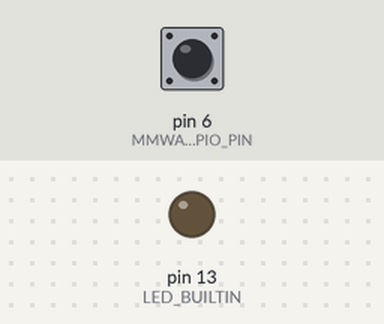
Bench run of a sketch on a simulated Arduino Uno, built with avr-gcc and run on an emulated ATmega328P. Parts: output pins drawn as LEDs (lit = HIGH). Dashed ring = blinking. Inputs (shaded band) come from the test bench; at power-on: pin 6 (MMWAVE_GPIO_PIN) LOW. The local clock reads 2024-03-15 10:24:30 at power-on unless the sketch sets it; what the sketch prints to the serial monitor is not drawn.

Above: at 1.4 s.
1.5 s: pin 6 (MMWAVE_GPIO_PIN) driven HIGH
At 2.0 s:
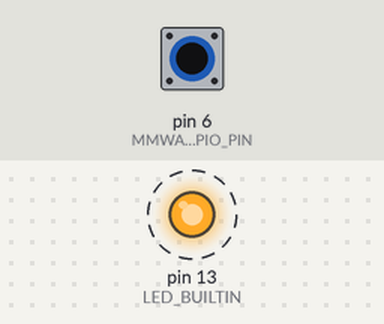
4.5 s: pin 6 (MMWAVE_GPIO_PIN) driven LOW
At 5.5 s:
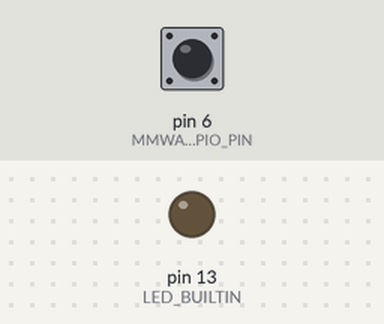
6.0 s: pin 6 (MMWAVE_GPIO_PIN) pulsed HIGH 5 times (0.12 s each, 0.3 s apart)
At 8.5 s:
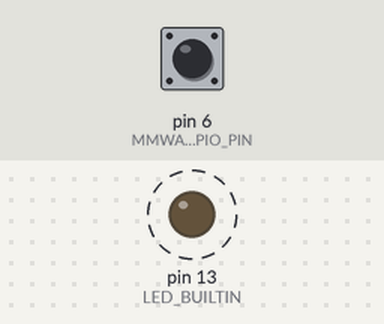
9.0 s: pin 6 (MMWAVE_GPIO_PIN) pulsed HIGH 5 times (0.12 s each, 0.3 s apart)
At 9.76 s:
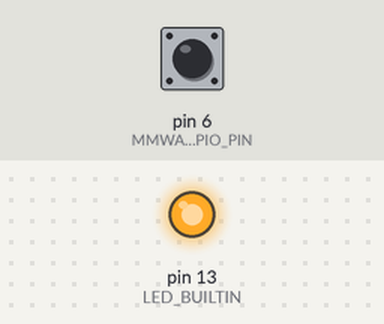
Timing chart, 0 to 12.0 s (numbered marks = the images above; inputs shaded):
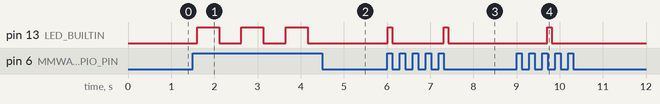

Measured:
- after the input at 1.5 s, pin 13 (LED_BUILTIN): alternates HIGH for 0.51 s and LOW for 0.51 s, starting after 0.10 s
- after the input at 4.5 s, pin 13 (LED_BUILTIN): stays LOW (without the input it goes to HIGH after 0.17 s)
- after the input at 6.0 s, pin 13 (LED_BUILTIN): alternates HIGH for 0.10 s and LOW for 1.2 s, starting at once
- after the input at 9.0 s, pin 13 (LED_BUILTIN): LOW → HIGH after 0.71 s, → LOW 0.10 s later

The sketch:

HumanPresenceWithRtc.ino
```cpp
#include <ThreeWire.h>
#include <RtcDS1302.h>

// Pin definitions for clear hardware mapping
#define RTC_CLK_PIN 5
#define RTC_DAT_PIN 4
#define RTC_RST_PIN 3
#define MMWAVE_GPIO_PIN 6

// Business hours configuration
#define WORK_START_HOUR 6    // 6:00 AM
#define WORK_END_HOUR 16     // 4:00 PM (16:00 in 24h format)

// Day of week constants (DS1302 format: Sunday=0, Monday=1, ..., Saturday=6)
#define SUNDAY 0
#define MONDAY 1
#define TUESDAY 2
#define WEDNESDAY 3
#define THURSDAY 4
#define FRIDAY 5
#define SATURDAY 6

// Initialize RTC communication
ThreeWire myWire(RTC_DAT_PIN, RTC_CLK_PIN, RTC_RST_PIN);
RtcDS1302<ThreeWire> Rtc(myWire);

// Global variables for system state tracking
bool lastPresenceState = false;
unsigned long lastDebugTime = 0;
const unsigned long DEBUG_INTERVAL = 10000; // Debug output every 10 seconds

void setup() {
  // Initialize serial communication for debugging
  Serial.begin(9600);
  Serial.println("=== Arduino Uno R4 WiFi Presence Detection System ===");
  Serial.println("Initializing components...");

  // Configure built-in LED for presence indication
  pinMode(LED_BUILTIN, OUTPUT);
  digitalWrite(LED_BUILTIN, LOW);
  Serial.println("Built-in LED initialized");

  // Configure mmWave sensor GPIO pin as input
  pinMode(MMWAVE_GPIO_PIN, INPUT);
  Serial.println("mmWave sensor GPIO configured");

  // Initialize RTC module
  initializeRTC();

  Serial.println("System initialization complete");
  Serial.println("Monitoring for presence during business hours...");
  Serial.println();
}

void loop() {
  // Get current date and time from RTC
  RtcDateTime currentTime = Rtc.GetDateTime();

  // Validate RTC data integrity
  if (!currentTime.IsValid()) {
    Serial.println("ERROR: RTC data invalid - check battery and connections");
    delay(5000);
    return;
  }

  // Check if current time falls within business hours
  bool inBusinessHours = isBusinessHours(currentTime);

  // Only process presence detection during business hours
  if (inBusinessHours) {
    bool currentPresence = isPresenceDetected();

    // Detect presence state changes for efficient processing
    if (currentPresence != lastPresenceState) {
      if (currentPresence) {
        Serial.print("PRESENCE DETECTED at ");
        printFormattedTime(currentTime);
        handlePresenceDetected();
      } else {
        Serial.print("Presence cleared at ");
        printFormattedTime(currentTime);
        digitalWrite(LED_BUILTIN, LOW);
      }
      lastPresenceState = currentPresence;
    }

    // Flash LED continuously while presence is detected
    if (currentPresence) {
      flashPresenceLED();
    }
  } else {
    // Ensure LED is off outside business hours
    digitalWrite(LED_BUILTIN, LOW);

    // Reset presence state when outside business hours
    if (lastPresenceState) {
      lastPresenceState = false;
      Serial.println("Presence monitoring paused - outside business hours");
    }
  }

  // Periodic debug output for system monitoring
  periodicDebugOutput(currentTime, inBusinessHours);

  // Small delay to prevent excessive polling while maintaining responsiveness
  delay(100);
}

void initializeRTC() {
  Serial.println("Initializing DS1302 RTC module...");

  Rtc.Begin();

  // Set initial time if RTC has lost power or is invalid
  RtcDateTime compiled = RtcDateTime(__DATE__, __TIME__);

  if (!Rtc.IsDateTimeValid()) {
    Serial.println("RTC lost confidence - setting to compile time");
    Rtc.SetDateTime(compiled);
  }

  if (Rtc.GetIsWriteProtected()) {
    Serial.println("RTC write protected - enabling writes");
    Rtc.SetIsWriteProtected(false);
  }

  if (!Rtc.GetIsRunning()) {
    Serial.println("RTC not running - starting clock");
    Rtc.SetIsRunning(true);
  }

  // Display current RTC time for verification
  RtcDateTime now = Rtc.GetDateTime();
  Serial.print("RTC initialized - Current time: ");
  printFormattedTime(now);
  Serial.println();
}

bool isBusinessHours(RtcDateTime dateTime) {
  int dayOfWeek = dateTime.DayOfWeek();
  int hour = dateTime.Hour();

  // Check if current day is Monday through Friday
  bool isBusinessDay = (dayOfWeek >= MONDAY && dayOfWeek <= FRIDAY);

  // Check if current hour is within 6 AM to 4 PM range
  bool isWorkingHour = (hour >= WORK_START_HOUR && hour < WORK_END_HOUR);

  return isBusinessDay && isWorkingHour;
}

bool isPresenceDetected() {
  // Read GPIO2 pin from mmWave sensor
  // HIGH indicates presence detected, LOW indicates no presence
  return digitalRead(MMWAVE_GPIO_PIN) == HIGH;
}

void handlePresenceDetected() {
  // Current implementation: LED flashing for proof of concept
  // In final version, replace this section with actual functionality:
  // - Bluetooth notifications
  // - Data logging
  // - External device control
  // - Network communications

  Serial.println("Executing presence response actions...");

  // Placeholder for future functionality
  // executeBluetoothNotification();
  // logPresenceEvent();
  // controlExternalDevices();
}

void flashPresenceLED() {
  // Simple LED flashing pattern for presence indication
  static unsigned long lastFlashTime = 0;
  static bool ledState = false;

  unsigned long currentMillis = millis();

  // Flash every 500ms for clear visual indication
  if (currentMillis - lastFlashTime >= 500) {
    ledState = !ledState;
    digitalWrite(LED_BUILTIN, ledState);
    lastFlashTime = currentMillis;
  }
}

void periodicDebugOutput(RtcDateTime currentTime, bool inBusinessHours) {
  unsigned long currentMillis = millis();

  if (currentMillis - lastDebugTime >= DEBUG_INTERVAL) {
    Serial.println("--- System Status ---");
    Serial.print("Current time: ");
    printFormattedTime(currentTime);
    Serial.print("Day of week: ");
    Serial.println(getDayName(currentTime.DayOfWeek()));
    Serial.print("Business hours: ");
    Serial.println(inBusinessHours ? "YES" : "NO");
    Serial.print("Presence detected: ");
    Serial.println(lastPresenceState ? "YES" : "NO");
    Serial.print("LED state: ");
    Serial.println(digitalRead(LED_BUILTIN) ? "ON" : "OFF");
    Serial.println("--------------------");
    Serial.println();

    lastDebugTime = currentMillis;
  }
}

void printFormattedTime(RtcDateTime dateTime) {
  // Format: YYYY-MM-DD HH:MM:SS
  Serial.print(dateTime.Year());
  Serial.print("-");
  if (dateTime.Month() < 10) Serial.print("0");
  Serial.print(dateTime.Month());
  Serial.print("-");
  if (dateTime.Day() < 10) Serial.print("0");
  Serial.print(dateTime.Day());
  Serial.print(" ");
  if (dateTime.Hour() < 10) Serial.print("0");
  Serial.print(dateTime.Hour());
  Serial.print(":");
  if (dateTime.Minute() < 10) Serial.print("0");
  Serial.print(dateTime.Minute());
  Serial.print(":");
  if (dateTime.Second() < 10) Serial.print("0");
  Serial.print(dateTime.Second());
}

String getDayName(int dayOfWeek) {
  switch(dayOfWeek) {
    case SUNDAY: return "Sunday";
    case MONDAY: return "Monday";
    case TUESDAY: return "Tuesday";
    case WEDNESDAY: return "Wednesday";
    case THURSDAY: return "Thursday";
    case FRIDAY: return "Friday";
    case SATURDAY: return "Saturday";
    default: return "Unknown";
  }
}
```
